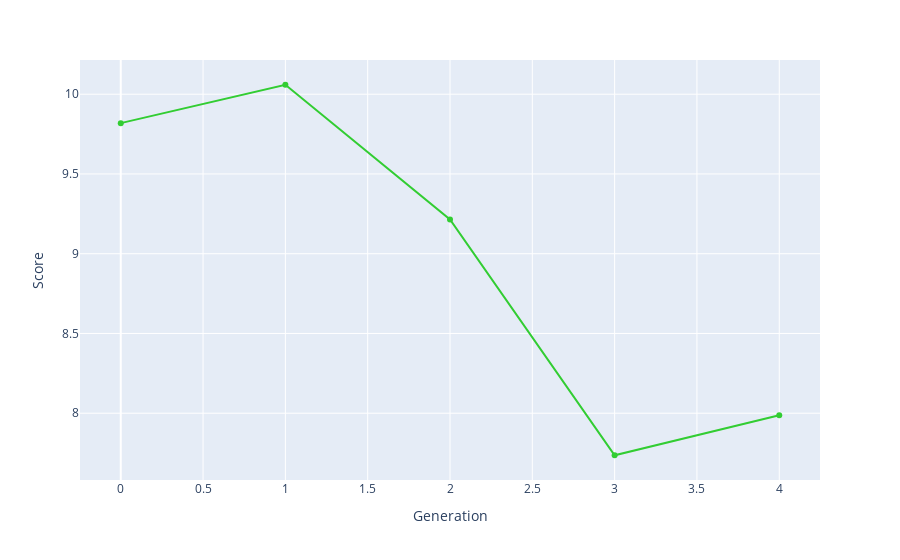

Notebook code cell kept with this figure:
### Code cell
bestRankDF = pd.DataFrame(bestRank, columns=['Score', 'Schedule'])
bestRank
bestRankDF['Generation'] = bestRankDF.index.values
fig = px.line(bestRankDF, x='Generation', y='Score', hover_data=['Schedule'], markers=True)
fig.update_traces(line_color='LimeGreen')
fig.show()
fileName = f'p{popSize}g{generations}n{nSwaps}.html'
fig.write_html(f'charts/{fileName}', include_plotlyjs="cdn")

### Figure 1 — Plotly figure (JSON) as saved in the notebook; plotly's stock layout.template omitted (floating-point values rounded to 4 significant figures; data arrays with more than 128 entries replaced by an {"elided": "..."} marker saying what was removed)
{"data": [{"customdata": {"elided": "5x1x48 int values"}, "hovertemplate": "Generation=%{x}<br>Score=%{y}<br>Schedule=%{customdata[0]}<extra></extra>", "legendgroup": "", "line": {"color": "LimeGreen", "dash": "solid"}, "marker": {"symbol": "circle"}, "mode": "markers+lines", "name": "", "orientation": "v", "showlegend": false, "type": "scatter", "x": [0, 1, 2, 3, 4], "xaxis": "x", "y": [9.819, 10.06, 9.215, 7.737, 7.988], "yaxis": "y"}], "layout": {"legend": {"tracegroupgap": 0}, "margin": {"t": 60}, "xaxis": {"anchor": "y", "domain": [0, 1], "title": {"text": "Generation"}}, "yaxis": {"anchor": "x", "domain": [0, 1], "title": {"text": "Score"}}}}
